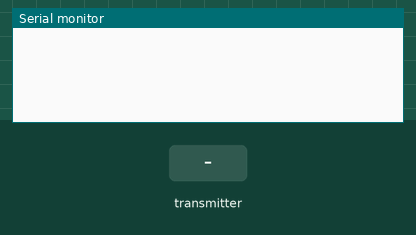
A sketch run on a simulated ESP8266 (NodeMCU). Parts: the last lines printed to the serial monitor. The inputs (shaded band) are chosen by the test bench.

Above: at 1.2 s.
1.3 s: the transmitter starts sending yaw = 0
At 1.61 s:
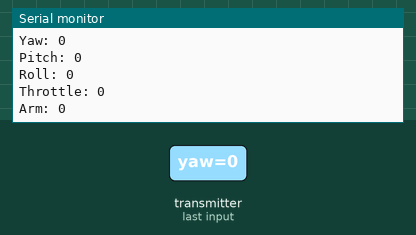
2.8 s: the transmitter starts sending pitch = 64
4.3 s: the transmitter starts sending roll = 64
5.8 s: the transmitter starts sending throttle = 64
7.3 s: the transmitter starts sending arm = 64
At 7.61 s:
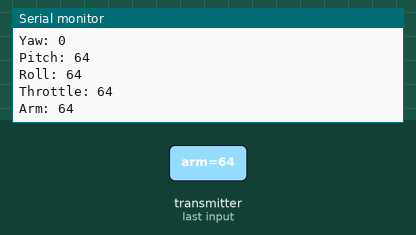

Measured:
- after the input at 1.3 s, the serial monitor: prints a new line at once (image 1)
- after the input at 7.3 s, the serial monitor: prints a new line at once (image 2)

The sketch:

esp8266_espnow_recv.ino
```cpp
#include <ESP8266WiFi.h>
#include <espnow.h>

// Structure example to receive data
// Must match the sender structure
typedef struct struct_message {
    byte yaw;
    byte pitch;
    byte roll;
    byte throttle;
    byte arm;
    byte setting;
    byte aux1;
    byte aux2;
} struct_message;

// Create a struct_message called myData
struct_message myData;

// Callback function that will be executed when data is received
void OnDataRecv(uint8_t * mac, uint8_t *incomingData, uint8_t len) {
  memcpy(&myData, incomingData, sizeof(myData));
  Serial.print("Bytes received: ");
  Serial.println(len);
  Serial.print("Yaw: ");
  Serial.println(myData.yaw);
  Serial.print("Pitch: ");
  Serial.println(myData.pitch);
  Serial.print("Roll: ");
  Serial.println(myData.roll);
  Serial.print("Throttle: ");
  Serial.println(myData.throttle);
  Serial.print("Arm: ");
  Serial.println(myData.arm);
  Serial.println();
}

void setup() {
  // Initialize Serial Monitor
  Serial.begin(115200);

  // Set device as a Wi-Fi Station
  WiFi.mode(WIFI_STA);

  // Init ESP-NOW
  if (esp_now_init() != 0) {
    Serial.println("Error initializing ESP-NOW");
    return;
  }

  // Once ESPNow is successfully Init, we will register for recv CB to
  // get recv packer info
  esp_now_set_self_role(ESP_NOW_ROLE_SLAVE);
  esp_now_register_recv_cb(OnDataRecv);
}

void loop() {

}
```
